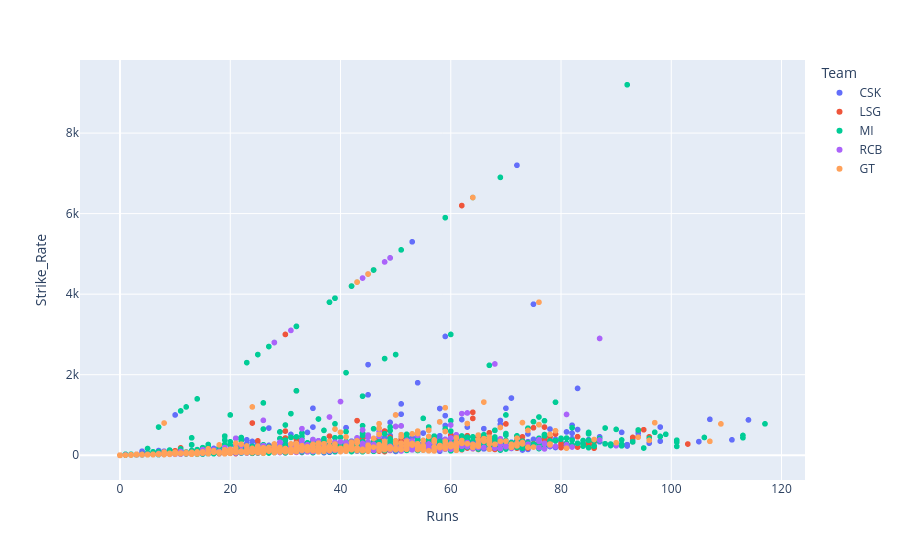

Source (notebook cell):
### Code cell
px.scatter(df, x='Runs', y='Strike_Rate', color='Team')

### Figure 1 — Plotly figure (JSON) as saved in the notebook; plotly's stock layout.template omitted (floating-point values rounded to 4 significant figures; data arrays with more than 128 entries replaced by an {"elided": "..."} marker saying what was removed)
{"data": [{"hovertemplate": "Team=CSK<br>Runs=%{x}<br>Strike_Rate=%{y}<extra></extra>", "legendgroup": "CSK", "marker": {"color": "#636efa", "symbol": "circle"}, "mode": "markers", "name": "CSK", "showlegend": true, "type": "scattergl", "x": {"elided": "887 int values"}, "xaxis": "x", "y": {"elided": "887 float values"}, "yaxis": "y"}, {"hovertemplate": "Team=LSG<br>Runs=%{x}<br>Strike_Rate=%{y}<extra></extra>", "legendgroup": "LSG", "marker": {"color": "#EF553B", "symbol": "circle"}, "mode": "markers", "name": "LSG", "showlegend": true, "type": "scattergl", "x": {"elided": "463 int values"}, "xaxis": "x", "y": {"elided": "463 float values"}, "yaxis": "y"}, {"hovertemplate": "Team=MI<br>Runs=%{x}<br>Strike_Rate=%{y}<extra></extra>", "legendgroup": "MI", "marker": {"color": "#00cc96", "symbol": "circle"}, "mode": "markers", "name": "MI", "showlegend": true, "type": "scattergl", "x": {"elided": "1322 int values"}, "xaxis": "x", "y": {"elided": "1322 float values"}, "yaxis": "y"}, {"hovertemplate": "Team=RCB<br>Runs=%{x}<br>Strike_Rate=%{y}<extra></extra>", "legendgroup": "RCB", "marker": {"color": "#ab63fa", "symbol": "circle"}, "mode": "markers", "name": "RCB", "showlegend": true, "type": "scattergl", "x": {"elided": "377 int values"}, "xaxis": "x", "y": {"elided": "377 float values"}, "yaxis": "y"}, {"hovertemplate": "Team=GT<br>Runs=%{x}<br>Strike_Rate=%{y}<extra></extra>", "legendgroup": "GT", "marker": {"color": "#FFA15A", "symbol": "circle"}, "mode": "markers", "name": "GT", "showlegend": true, "type": "scattergl", "x": {"elided": "451 int values"}, "xaxis": "x", "y": {"elided": "451 float values"}, "yaxis": "y"}], "layout": {"legend": {"title": {"text": "Team"}, "tracegroupgap": 0}, "margin": {"t": 60}, "xaxis": {"anchor": "y", "domain": [0, 1], "title": {"text": "Runs"}}, "yaxis": {"anchor": "x", "domain": [0, 1], "title": {"text": "Strike_Rate"}}}}
